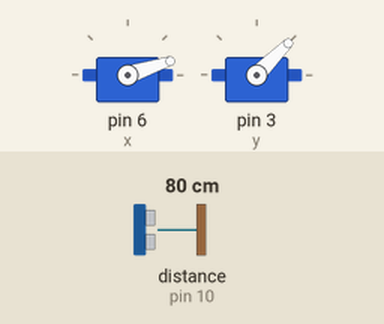
Bench run of a sketch on a simulated Arduino Uno, built with avr-gcc and run on an emulated ATmega328P. On the bench: 2 × servo. The test bench sets the inputs (shaded band); at power-on: distance to the obstacle (sensor on pin 10) 80 cm. The echo pulse lasts 58.3 µs per cm.

Above: at 1.5 s.
1.6 s: distance to the obstacle (sensor on pin 10) set to 45 cm
4.6 s: distance to the obstacle (sensor on pin 10) set to 36 cm
At 4.6 s:
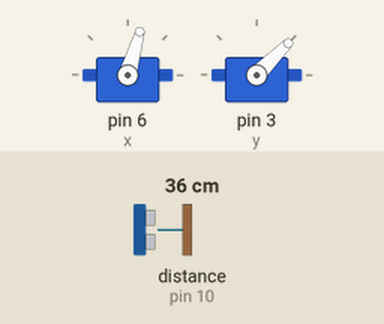
6.1 s: distance to the obstacle (sensor on pin 10) set to 60 cm
At 6.34 s:
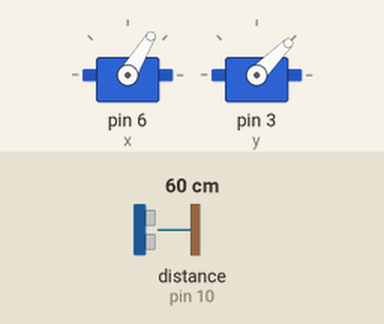
9.1 s: distance to the obstacle (sensor on pin 10) set to 2 cm
At 9.1 s:
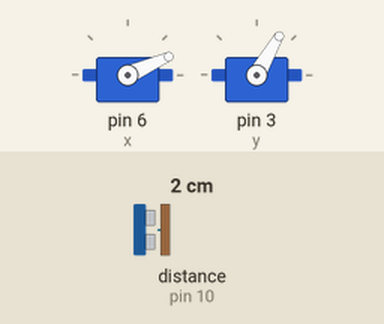
10.6 s: distance to the obstacle (sensor on pin 10) set to 120 cm
At 11.91 s:
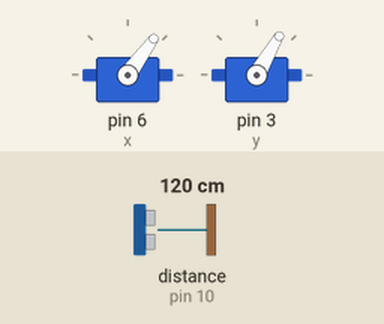
13.6 s: distance to the obstacle (sensor on pin 10) set to 64 cm
16.6 s: distance to the obstacle (sensor on pin 10) set to 58 cm
At 17.03 s:
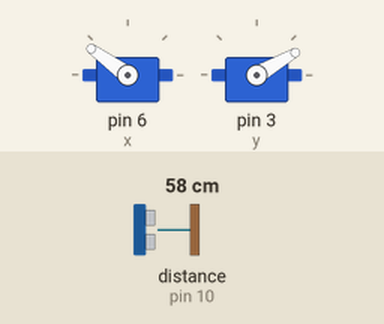
Timing chart, 0 to 28.2 s (numbered marks = the images above; inputs shaded):
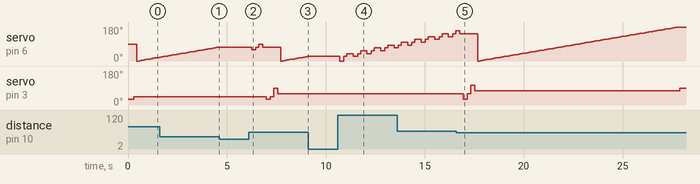

Measured:
- the behaviour switches between 41 and 40 cm on distance to the obstacle (sensor on pin 10) (found by bisection; images 0 and 1)
- the behaviour switches between 61 and 60 cm on distance to the obstacle (sensor on pin 10) (found by bisection; images 4 and 5)
- after the input at 4.6 s, servo on pin 6 (x): stays 74° (without the input it goes to 76° after 0.09 s)
- after the input at 6.1 s, servo on pin 6 (x): 74° → 59° after 0.14 s, → 74° 0.21 s later, → 89° 0.15 s later, → 74° 0.21 s later, … (17 changes in this stretch); servo on pin 3 (y): 45° → 30° after 0.88 s, → 45° 0.21 s later, → 90° 0.17 s later, → 60° 0.21 s later
- after the input at 9.1 s, servo on pin 6 (x): stays 24° (without the input it goes to 26° after 0.08 s)
- after the input at 10.6 s, servo on pin 6 (x): 24° → 0° after 0.10 s, → 24° 0.21 s later, → 39° 0.15 s later, → 24° 0.32 s later, … (13 changes in this stretch)
- after the input at 16.6 s, servo on pin 3 (y): 60° → 30° after 0.33 s, → 60° 0.21 s later, → 105° 0.17 s later, → 75° 0.21 s later, … (5 changes in this stretch)

The sketch:

ultrasonic_tilt_radar_V1.ino
```cpp
#include "Servo.h"
#include "NewPing.h"

Servo x;
Servo y;

#define TRIGGER_PIN  12
#define ECHO_PIN     10
#define MAX_DISTANCE 60

int ping;
bool tracking = false;
int pos_x=90;
int pos_y=30;
int step_y=15;
int target_dist;
int median_time;

NewPing sonar(TRIGGER_PIN, ECHO_PIN, MAX_DISTANCE);

bool tryLeft() {
  int try_pos = pos_x - 15;
  if (try_pos < 15) try_pos = 0;

  x.write(try_pos);

  delay(150);

  median_time = sonar.ping_median(3);
  ping = sonar.convert_cm(median_time);

  //optional value print
  //Serial.println(ping);

  if (ping > 0 && ping > target_dist - 10 && ping < target_dist + 10) {
    pos_x = try_pos;
    target_dist = ping;
    return true;
  }
  return false;
}

bool tryRight() {
  int try_pos = pos_x + 15;
  if (try_pos > 165) try_pos = 180;

  x.write(try_pos);

  delay(150);

  median_time = sonar.ping_median(3);
  ping = sonar.convert_cm(median_time);
  //Serial.println(ping);

  if (ping > target_dist - 10 && ping < target_dist + 10) {
    pos_x = try_pos;
    target_dist = ping;
    return true;
  }
  return false;
}


bool tryUp() {
  int try_pos = pos_y - 30;
  if(try_pos < 30) {
    try_pos = 30;
  }

  x.write(pos_x);
  delay(15);
  y.write(try_pos);

  delay(150);

  median_time = sonar.ping_median(3);
  ping = sonar.convert_cm(median_time);
  //Serial.println(ping);

  if (ping > target_dist - 10 && ping < target_dist + 10) {
    pos_y = try_pos;
    target_dist = ping;
    return true;
  }
  return false;
}


bool tryDown() {
  int try_pos = pos_y + 45;
  if(try_pos > 120) {
    try_pos = 120;
  }
  x.write(pos_x);
  delay(15);
  y.write(try_pos);

  delay(150);

  median_time = sonar.ping_median(3);
  ping = sonar.convert_cm(median_time);
  //Serial.println(ping);

  if (ping > target_dist - 10 && ping < target_dist + 10) {
    pos_y = try_pos;
    target_dist = ping;
    return true;
  }
  return false;
}


void setup() {
  // put your setup code here, to run once:
  Serial.begin(9600);

  x.attach(6);
  y.attach(3);

  y.write(pos_y);
  delay(150);
  x.write(pos_x);
  delay(150);
}

void loop() {
  // put your main code here, to run repeatedly:
  if (tracking == false) {

    if (tracking == false) {

      pos_y = pos_y + step_y;

      if(pos_y >= 90) {
          pos_y = 90;
          step_y = -15;
      }

      if (pos_y <= 30) {
          pos_y = 30;
          step_y = 15;
      }

      y.write(pos_y);
      delay(150);
    }

      for (int i=0; i<=180; i+=2) {
        x.write(i);

        delay(50);

        median_time = sonar.ping_median(3);
        ping = sonar.convert_cm(median_time);
        //Serial.println(ping);

        if (ping > 0 && ping <= 40) {
          pos_x = i;
          tracking = true;
          target_dist = ping;
          break;
        }
      }

    if (tracking == false) {

      pos_y = pos_y + step_y;

      if(pos_y >= 90) {
          pos_y = 90;
          step_y = -15;
      }

      if (pos_y <= 30) {
          pos_y = 30;
          step_y = 15;
      }

      y.write(pos_y);
      delay(150);
    }


    if (tracking == false) {
      for (int i=180; i>=0; i-=2) {
        x.write(i);

        delay(50);

        median_time = sonar.ping_median(3);
        ping = sonar.convert_cm(median_time);
        //Serial.println(ping);

        if (ping > 0 && ping <= 40) {
          pos_x = i;
          tracking = true;
          target_dist = ping;
          break;
        }
      }
    }


  }

  if (tracking == false) {
    pos_x = 0;
  }

  while (tracking == true) {

    delay(50);
    median_time = sonar.ping_median(3);
    ping = sonar.convert_cm(median_time);
    //Serial.println(ping);

    if (ping == 0 || ping > 40) {
      if (tryLeft() == true) {
        continue;
      }

      x.write(pos_x);
      delay(150);

      if (tryRight() == true) {
        continue;
      }

      x.write(pos_x);
      delay(150);

      if (tryUp() == true) {
        continue;
      }

      y.write(pos_y);
      delay(150);

      if (tryDown() == true) {
        continue;
      }

      tracking = false;

    }
  }
}
```
